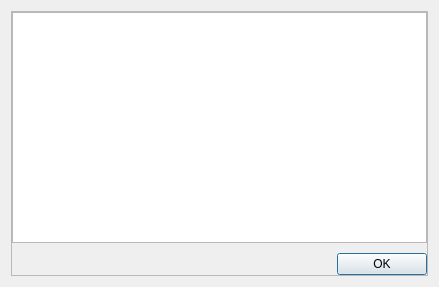
<?xml version="1.0" encoding="UTF-8"?>
<ui version="4.0">
 <class>Dialog</class>
 <widget class="QDialog" name="Dialog">
  <property name="geometry">
   <rect>
    <x>0</x>
    <y>0</y>
    <width>439</width>
    <height>287</height>
   </rect>
  </property>
  <property name="windowTitle">
   <string>Dialog</string>
  </property>
  <layout class="QHBoxLayout" name="horizontalLayout">
   <item>
    <widget class="QFrame" name="frame">
     <property name="frameShape">
      <enum>QFrame::StyledPanel</enum>
     </property>
     <property name="frameShadow">
      <enum>QFrame::Raised</enum>
     </property>
     <layout class="QVBoxLayout" name="verticalLayout">
      <property name="spacing">
       <number>10</number>
      </property>
      <property name="leftMargin">
       <number>0</number>
      </property>
      <property name="topMargin">
       <number>0</number>
      </property>
      <property name="rightMargin">
       <number>0</number>
      </property>
      <property name="bottomMargin">
       <number>0</number>
      </property>
      <item>
       <widget class="QTextBrowser" name="textBrowser"/>
      </item>
      <item alignment="Qt::AlignRight">
       <widget class="QPushButton" name="pushButton">
        <property name="minimumSize">
         <size>
          <width>90</width>
          <height>0</height>
         </size>
        </property>
        <property name="maximumSize">
         <size>
          <width>120</width>
          <height>16777215</height>
         </size>
        </property>
        <property name="text">
         <string>OK</string>
        </property>
       </widget>
      </item>
     </layout>
    </widget>
   </item>
  </layout>
 </widget>
 <resources/>
 <connections/>
</ui>
